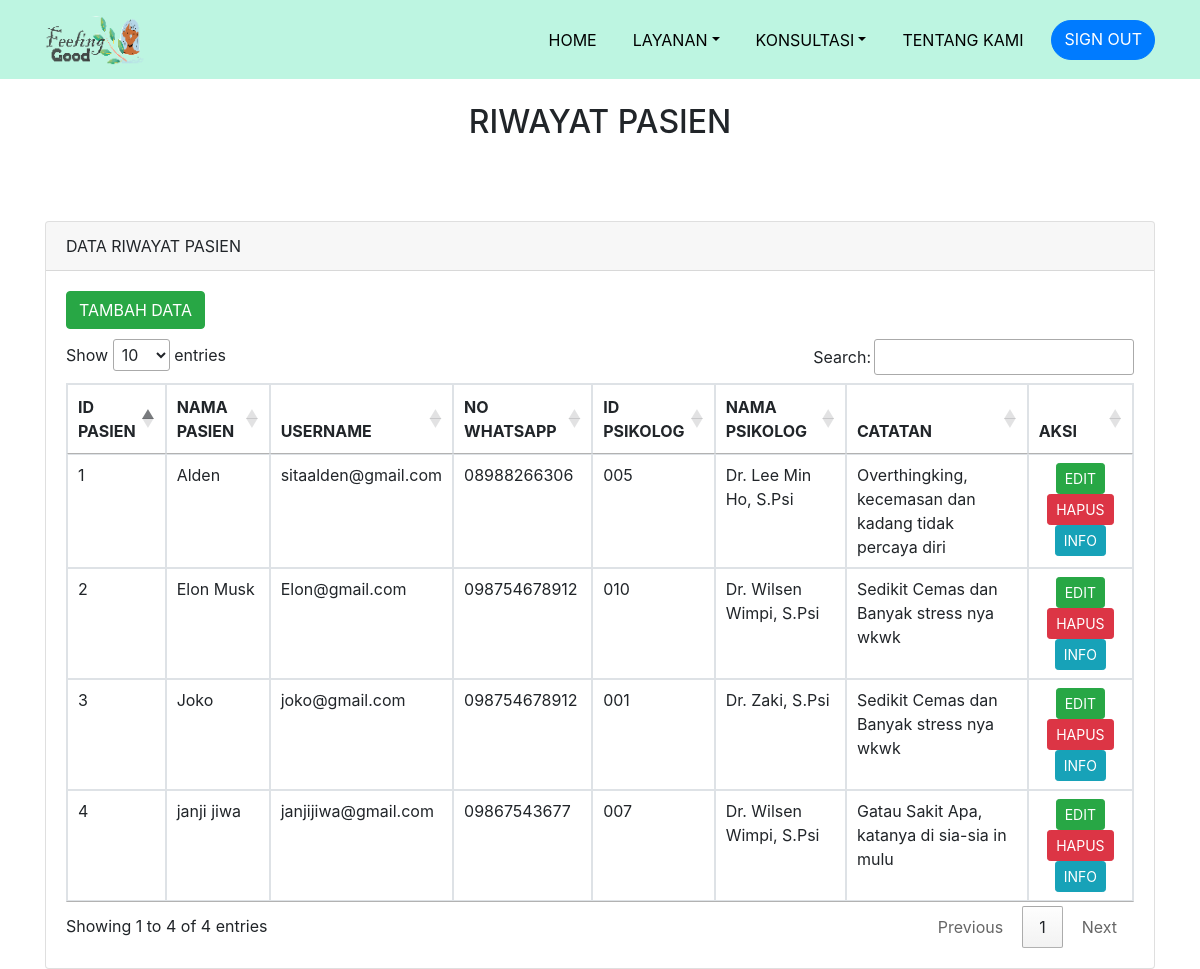
/riwayat_pasien.php, run on the app's committed database.
### tables this page shows
CREATE TABLE `pasien` (
  `id_pasien` int(20) NOT NULL,
  `nama_pasien` varchar(20) NOT NULL,
  `username` varchar(30) NOT NULL,
  `no_wa` varchar(15) NOT NULL,
  `id_psikolog` varchar(20) NOT NULL,
  `nama_psikolog` varchar(30) NOT NULL,
  `catatan` text NOT NULL
);

### riwayat_pasien.php (the view, shortened to what this page needs)
<!doctype html>
<html lang="en">
  <head>
    <head>
    <link rel="stylesheet" href="https://stackpath.bootstrapcdn.com/bootstrap/4.4.1/css/bootstrap.min.css">
    <link rel="stylesheet" href="//cdn.datatables.net/1.10.20/css/jquery.dataTables.min.css">
    <link rel="stylesheet" href="style/style.css">
  </head>
  <body>
    <nav class="navbar navbar-expand-lg navbar-light" style="background-color:rgb(189, 245, 225);">
      <div class="container">
        <a class="navbar-brand" href="#"><img src="gambar/logo3.png" alt="FeelingGood" width="100" height="50" class="d-inline-block align-text-top"></a>
       <div class="collapse navbar-collapse justify-content-end" id="navbarNavAltMarkup">
          <div class="navbar-nav ml-auto">
            <a class="nav- item nav-link active" aria-current="page" href="http://localhost/feelingood/img-ngobar/img/home.php">Home</a>
            <li class="nav-item dropdown">
              <a class="nav-link dropdown-toggle" data-bs-toggle="dropdown" href="#" role="button" aria-expanded="false">Layanan</a>
            </li>
            <li class="nav-item dropdown">
              <a class="nav-link dropdown-toggle" data-bs-toggle="dropdown" href="#" role="button" aria-expanded="false">Konsultasi</a>
            </li>
            <a class="nav- item nav-link" href="tentangkami.html">Tentang Kami</a>
            <a class="btn btn-primary tombol" href="http://localhost/feelingood/img-ngobar/img/login.php">Sign Out</a>
          </div>
        </div>
      </div>
    </nav>
    <br>
    <h2 align="center"> RIWAYAT PASIEN </h2>
    <div class="container" style="margin-top: 80px">
      <div class="row">
        <div class="col-md-12">
          <div class="card">
            <div class="card-header">
              DATA RIWAYAT PASIEN
            </div>
            <div class="card-body">
              <a href="tambah_riwayatpasien.php" class="btn btn-md btn-success" style="margin-bottom: 10px">TAMBAH DATA</a>
              <table class="table table-bordered" id="myTable">
                <thead>
                  <tr>
                    <th scope="col">ID PASIEN</th>
                    <th scope="col">NAMA PASIEN</th>
                    <th scope="col">USERNAME</th>
                    <th scope="col">NO WHATSAPP</th>
                    <th scope="col">ID PSIKOLOG</th>
                    <th scope="col">NAMA PSIKOLOG</th>
                    <th scope="col">CATATAN</th>
                    <th scope="col">AKSI</th>
                  </tr>
                </thead>
                <tbody>
                  <?php
                      include('koneksi.php');
                      $no = 1;
                      $query = mysqli_query($connection,"SELECT * FROM pasien");
                      while($row = mysqli_fetch_array($query)){
                  ?>
                  <tr>
                      <td><?php echo $no++ ?></td>
                      <td><?php echo $row['nama_pasien'] ?></td>
                      <td><?php echo $row['username'] ?></td>
                      <td><?php echo $row['no_wa'] ?></td>
                      <td><?php echo $row['id_psikolog'] ?></td>
                      <td><?php echo $row['nama_psikolog'] ?></td>
                      <td><?php echo $row['catatan'] ?></td>
                      <td class="text-center">
                        <a href="edit_riwayatpasien.php?id=<?php echo $row['id_pasien'] ?>" class="btn btn-sm btn-success">EDIT</a>
                        <a href="hapus_riwayatpasien.php?id=<?php echo $row['id_pasien'] ?>" class="btn btn-sm btn-danger">HAPUS</a>
                        <a href="#" class="btn btn-sm btn-info " data-toggle="modal" data-id="" data-target="#myModal">INFO</a>
</div>
                <?php } ?>
            </div>
  </body>
</html>

### style/style.css (style rules this page uses)
.tombol { text-transform: uppercase; border-radius: 40px; }
@media (min-width: 992px) { .navbar-brand, .nav-link { color: black !important; text-shadow: 1px 1px 1px rgba(0, 0, 0, alpha) ; } }
@media (min-width: 992px) { .nav-link { text-transform: uppercase; margin-right: 20px; } }

### data on the page
pasien: nama_pasien "Alden", username "sitaalden@gmail.com", no_wa "08988266306", id_psikolog "005", nama_psikolog "Dr. Lee Min Ho, S.Psi", catatan "Overthingking, kecemasan dan kadang tidak percaya diri"
pasien: nama_pasien "Elon Musk", username "Elon@gmail.com", no_wa "098754678912", id_psikolog "010", nama_psikolog "Dr. Wilsen Wimpi, S.Psi", catatan "Sedikit Cemas dan Banyak stress nya wkwk"
pasien: nama_pasien "Joko", username "joko@gmail.com", no_wa "098754678912", id_psikolog "001", nama_psikolog "Dr. Zaki, S.Psi", catatan "Sedikit Cemas dan Banyak stress nya wkwk"
pasien: nama_pasien "janji jiwa", username "janjijiwa@gmail.com", no_wa "09867543677", id_psikolog "007", nama_psikolog "Dr. Wilsen Wimpi, S.Psi", catatan "Gatau Sakit Apa, katanya di sia-sia in mulu"
